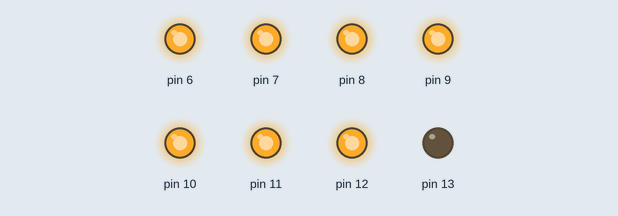
This sketch was run on a simulated Arduino Uno, built with avr-gcc and run on an emulated ATmega328P. On the bench: output pins drawn as LEDs (lit = HIGH).

Above: at 0.12 s.
At 0.87 s:
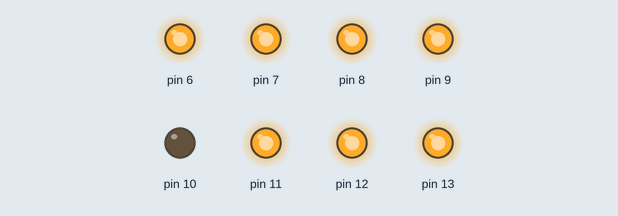
At 1.37 s:
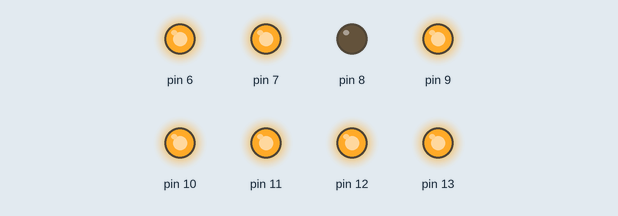
At 1.87 s:
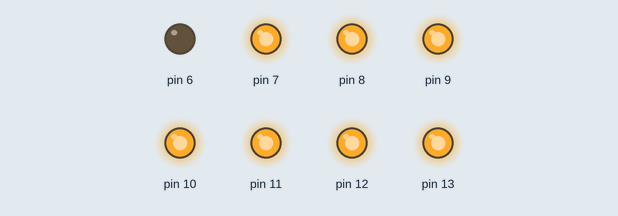
At 3.12 s:
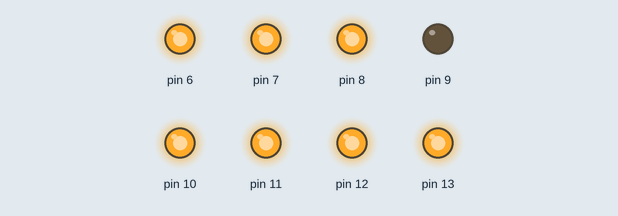
At 4.37 s:
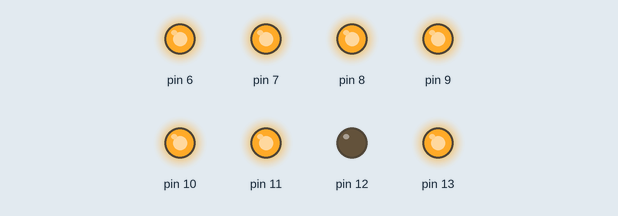
Timing chart, 0 to 4.7 s (numbered marks = the images above):
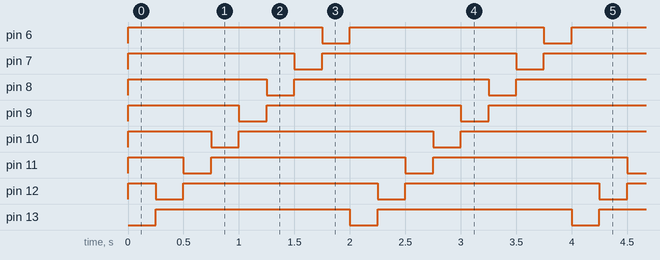

The sketch:

Lab_3_TEST_3-2_Arduno.ino
```cpp
void setup() {
 pinMode(13,OUTPUT);
 pinMode(12,OUTPUT);
 pinMode(11,OUTPUT);
 pinMode(10,OUTPUT);
 pinMode(9,OUTPUT);
 pinMode(8,OUTPUT);
 pinMode(7,OUTPUT);
 pinMode(6,OUTPUT);
 digitalWrite(13,HIGH);
 digitalWrite(12,HIGH);
 digitalWrite(11,HIGH);
 digitalWrite(10,HIGH);
 digitalWrite(9,HIGH);
 digitalWrite(8,HIGH);
 digitalWrite(7,HIGH);
 digitalWrite(6,HIGH);
}

void loop() {
 digitalWrite(13,LOW);
 delay(250);
 digitalWrite(13,HIGH);

 digitalWrite(12,LOW);
 delay(250);
 digitalWrite(12,HIGH);

 digitalWrite(11,LOW);
 delay(250);
 digitalWrite(11,HIGH);

 digitalWrite(10,LOW);
 delay(250);
 digitalWrite(10,HIGH);

 digitalWrite(9,LOW);
 delay(250);
 digitalWrite(9,HIGH);

 digitalWrite(8,LOW);
 delay(250);
 digitalWrite(8,HIGH);

 digitalWrite(7,LOW);
 delay(250);
 digitalWrite(7,HIGH);

 digitalWrite(6,LOW);
 delay(250);
 digitalWrite(6,HIGH);
}
```

Measured:
- by itself, pin 6–13: alternates HIGH for 1.8 s and LOW for 0.25 s
- by itself, everything shown: repeats every 2.0 s, in 8 steps
